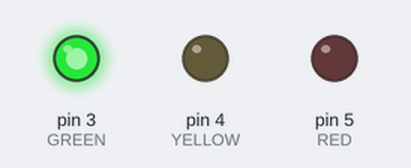
Bench run of a sketch on a simulated Arduino Uno, built with avr-gcc and run on an emulated ATmega328P. Shown: output pins drawn as LEDs (lit = HIGH).

Above: at 0.5 s.
At 4.5 s:
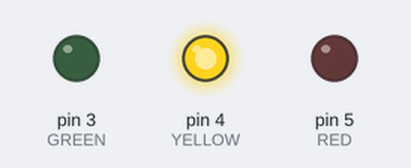
Timing chart, 0 to 6.9 s (numbered marks = the images above):
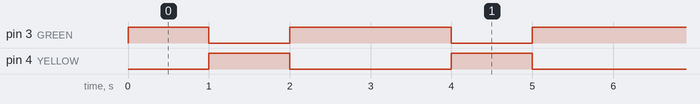

Measured:
- by itself, pin 3 (GREEN): repeats every 3.0 s: LOW 1.0 s, HIGH 2.0 s
- by itself, pin 4 (YELLOW): alternates HIGH for 1.0 s and LOW for 2.0 s

The sketch:

18-semafor.ino
```cpp
// https://create.arduino.cc/projecthub/techno_z/arduino-traffic-light-simulator-2ec9f7
// https://www.instructables.com/Arduino-Street-Traffic-Light/
int GREEN = 3;
int YELLOW = 4;
int RED = 5;
int trajanje = 1000;

void setup()
{
  pinMode(GREEN, OUTPUT);
  pinMode(YELLOW, OUTPUT);
  pinMode(RED, OUTPUT);
}

void loop()
{
  digitalWrite(GREEN, HIGH);
  digitalWrite(YELLOW, LOW);
  digitalWrite(RED, LOW);
  delay(trajanje);

  digitalWrite(GREEN, LOW);
  digitalWrite(YELLOW, HIGH);
  digitalWrite(RED, LOW);
  delay(trajanje);

  digitalWrite(RED, LOW);
  digitalWrite(YELLOW, LOW);
  digitalWrite(GREEN, HIGH);
  delay(trajanje);
}
```
